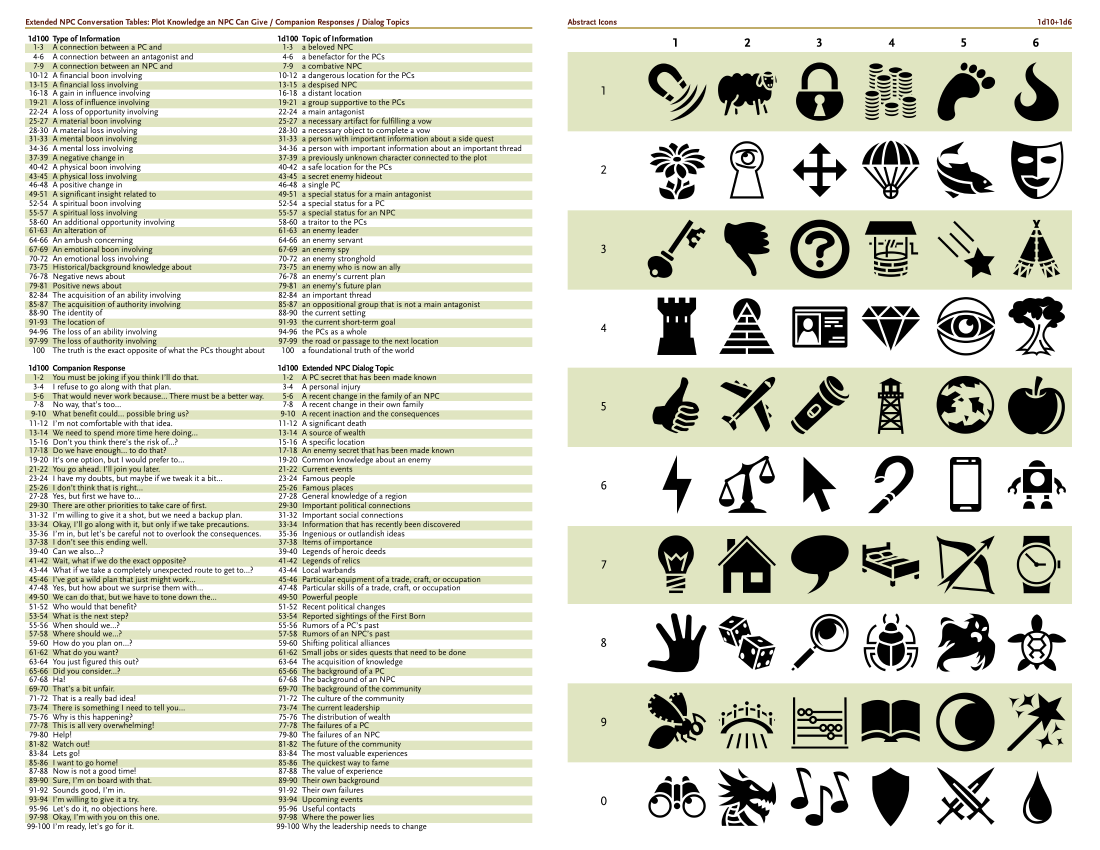
#> input picture reference/juice-oracle-images/juice_page-2.png, 3300 x 2550 px, found by its file name (shown at 1/3 size)
$ python slice_abstract_icons.py
#> lines starting #> are read from the running program, lines starting #| are printed output that depends on the picture
#!/usr/bin/env python3
"""
Slice the abstract icons grid from juice_page-2.png into individual ROW_COL.png tiles.

The grid has 10 rows (labeled 1-9, then 0) and 6 columns (labeled 1-6).
Row labels use 1-9 for first 9 rows, then 0 for the 10th row.
"""

from PIL import Image, ImageOps
from pathlib import Path
import argparse


# [94 lines left out: functions find_content_bbox, center_content, not called in this run]


def slice_grid(
    image_path: str,
    out_dir: str,
    rows: int = 10,
    cols: int = 6,
    crop_box: tuple = None,
    preview: bool = False,
    padding: tuple = (0, 0, 0, 0),
    square: bool = False,
    auto_center: bool = False,
    output_size: int = 200,
):
    """
    Slices an image into a rows×cols grid and saves tiles as ROW_COL.png.

    image_path  : path to the source PNG
    out_dir     : directory where tiles are written
    rows, cols  : how many rows/columns the grid has
    crop_box    : (left, top, right, bottom) to crop before slicing, or None for whole image
    preview     : if True, just show the crop area without saving tiles
    padding     : (left, top, right, bottom) pixels to trim from each tile's edges
    square      : if True, crop tiles to square (centered)
    auto_center : if True, detect icon content and center it automatically
    output_size : size of output square when auto_center is True
    """
#> called with out_dir = 'assets/images/abstract_icons', rows = 10, cols = 6, preview = False, padding = (0, 0, 0, 0), square = False, auto_center = False, output_size = 200
    img = Image.open(image_path)
#> img is the input picture: PIL image 3300x2550 RGB; mean R, G, B 216.3, 218, 204.6
    print(f"Original image size: {img.size}")
#| Original image size: (3300, 2550)

    # Crop to grid area if specified
    if crop_box:
        grid = img.crop(crop_box)
        print(f"Cropped to: {crop_box} -> size {grid.size}")
    else:
        grid = img

    if preview:
        preview_path = Path(out_dir) / "_preview_crop.png"
        preview_path.parent.mkdir(parents=True, exist_ok=True)
        grid.save(preview_path)
        print(f"Preview saved to: {preview_path}")
        return

    gw, gh = grid.size
#> gw = 3300; gh = 2550
    out_path = Path(out_dir)
    out_path.mkdir(parents=True, exist_ok=True)

    # Row labels: 1, 2, 3, 4, 5, 6, 7, 8, 9, 0
    row_labels = [1, 2, 3, 4, 5, 6, 7, 8, 9, 0]

    for r in range(rows):
        for c in range(cols):
            # Proportional rounding so all pixels are used
            left = round(c * gw / cols)
            right = round((c + 1) * gw / cols)
            upper = round(r * gh / rows)
            lower = round((r + 1) * gh / rows)

            tile = grid.crop((left, upper, right, lower))

            # Apply inner padding (trim edges of each tile)
            tw, th = tile.size
            pad_left, pad_top, pad_right, pad_bottom = padding
            if any(padding):
                tile = tile.crop((
                    pad_left,
                    pad_top,
                    tw - pad_right,
                    th - pad_bottom
                ))

            # Make square if requested (center crop)
            if square and not auto_center:
                tw, th = tile.size
                if tw != th:
                    size = min(tw, th)
                    left_offset = (tw - size) // 2
                    top_offset = (th - size) // 2
                    tile = tile.crop((
                        left_offset,
                        top_offset,
                        left_offset + size,
                        top_offset + size
                    ))

            # Auto-center: detect the icon and center it in a uniform square
            if auto_center:
                tile = center_content(tile, output_size)

            # Use the actual row label (1-9, then 0)
            row_label = row_labels[r]
            col_label = c + 1  # Columns are 1-indexed

            filename = f"{row_label}_{col_label}.png"
            tile.save(out_path / filename)
            print(f"Saved: {filename} ({tile.size[0]}x{tile.size[1]})")
#> this loop made 10 passes
#> pass 1, in slice_grid, `tile.save(out_path / filename)`:
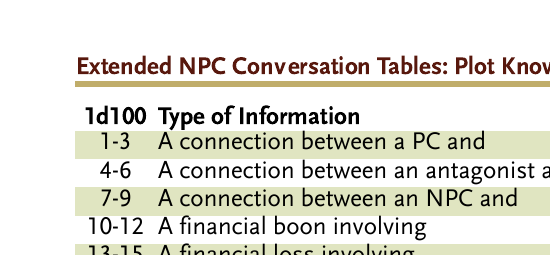
#> saved as 1_1.png: PIL image 550x255 RGB; mean R, G, B 227.8, 227, 218.1
#> pass 1, in slice_grid, `tile.save(out_path / filename)`:
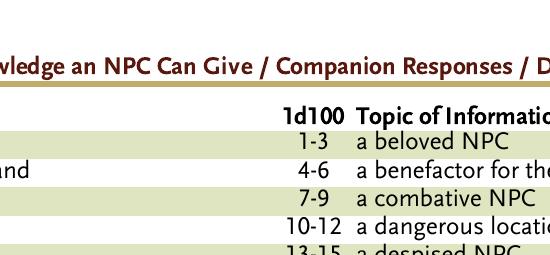
#> saved as 1_2.png: PIL image 550x255 RGB; mean R, G, B 230.3, 229.5, 218.7
#> pass 1, in slice_grid, `tile.save(out_path / filename)`:
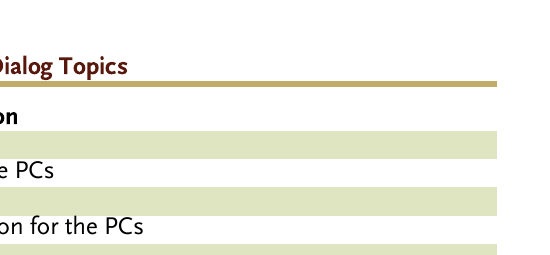
#> saved as 1_3.png: PIL image 550x255 RGB; mean R, G, B 243.4, 243.8, 233.7
#> pass 1, in slice_grid, `tile.save(out_path / filename)`:
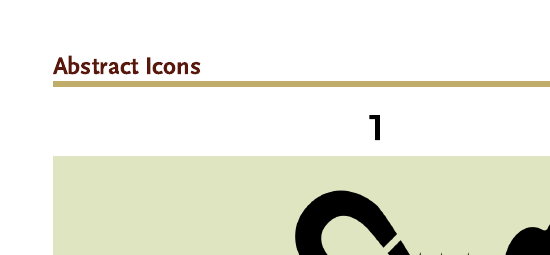
#> saved as 1_4.png: PIL image 550x255 RGB; mean R, G, B 234.2, 234.9, 221.9
#> after the loop:
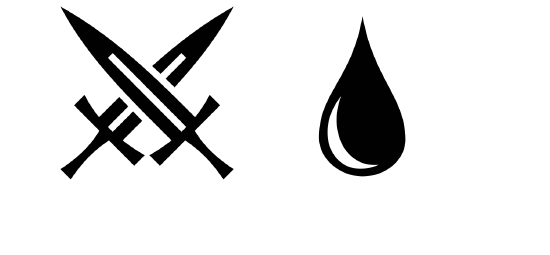
#> tile: PIL image 550x255 RGB; min 0, max 255, mean 225.5

    print(f"\nDone! {rows * cols} tiles saved to {out_dir}")


def main():
    parser = argparse.ArgumentParser(
        description="Slice the abstract icons grid into ROW_COL.png tiles."
    )
    parser.add_argument(
        "image",
        nargs="?",
        default="reference/juice-oracle-images/juice_page-2.png",
        help="Path to the table image (default: reference/juice-oracle-images/juice_page-2.png)",
    )
    parser.add_argument(
        "-o",
        "--out-dir",
        default="assets/images/abstract_icons",
        help="Output directory (default: assets/images/abstract_icons)",
    )
    parser.add_argument(
        "--rows", type=int, default=10, help="Number of rows of icons (default: 10)"
    )
    parser.add_argument(
        "--cols", type=int, default=6, help="Number of columns of icons (default: 6)"
    )
    parser.add_argument(
        "--crop",
        type=str,
        default=None,
        help="Crop box as 'left,top,right,bottom' (e.g., '100,50,800,1200')",
    )
    parser.add_argument(
        "--preview",
        action="store_true",
        help="Preview the crop area without saving tiles",
    )
    parser.add_argument(
        "--padding",
        type=str,
        default="0,0,0,0",
        help="Pixels to trim from each tile as 'left,top,right,bottom' (e.g., '5,10,5,10')",
    )
    parser.add_argument(
        "--square",
        action="store_true",
        help="Crop each tile to a centered square",
    )
    parser.add_argument(
        "--auto-center",
        action="store_true",
        help="Automatically detect and center the icon content in each tile",
    )
    parser.add_argument(
        "--output-size",
        type=int,
        default=200,
        help="Size of output square when using --auto-center (default: 200)",
    )
    args = parser.parse_args()

    # Parse crop box if provided
    crop_box = None
    if args.crop:
        try:
            crop_box = tuple(int(x.strip()) for x in args.crop.split(","))
            if len(crop_box) != 4:
                raise ValueError("Crop box must have exactly 4 values")
        except ValueError as e:
            parser.error(f"Invalid crop box format: {e}")

    # Parse padding
    try:
        padding = tuple(int(x.strip()) for x in args.padding.split(","))
        if len(padding) != 4:
            raise ValueError("Padding must have exactly 4 values")
    except ValueError as e:
        parser.error(f"Invalid padding format: {e}")

    slice_grid(
        image_path=args.image,
        out_dir=args.out_dir,
        rows=args.rows,
        cols=args.cols,
        crop_box=crop_box,
        preview=args.preview,
        padding=padding,
        square=args.square,
        auto_center=args.auto_center,
        output_size=args.output_size,
    )


if __name__ == "__main__":
    main()

$ run again, with reference/juice-oracle-images/juice_page-1.png copied over reference/juice-oracle-images/juice_page-2.png
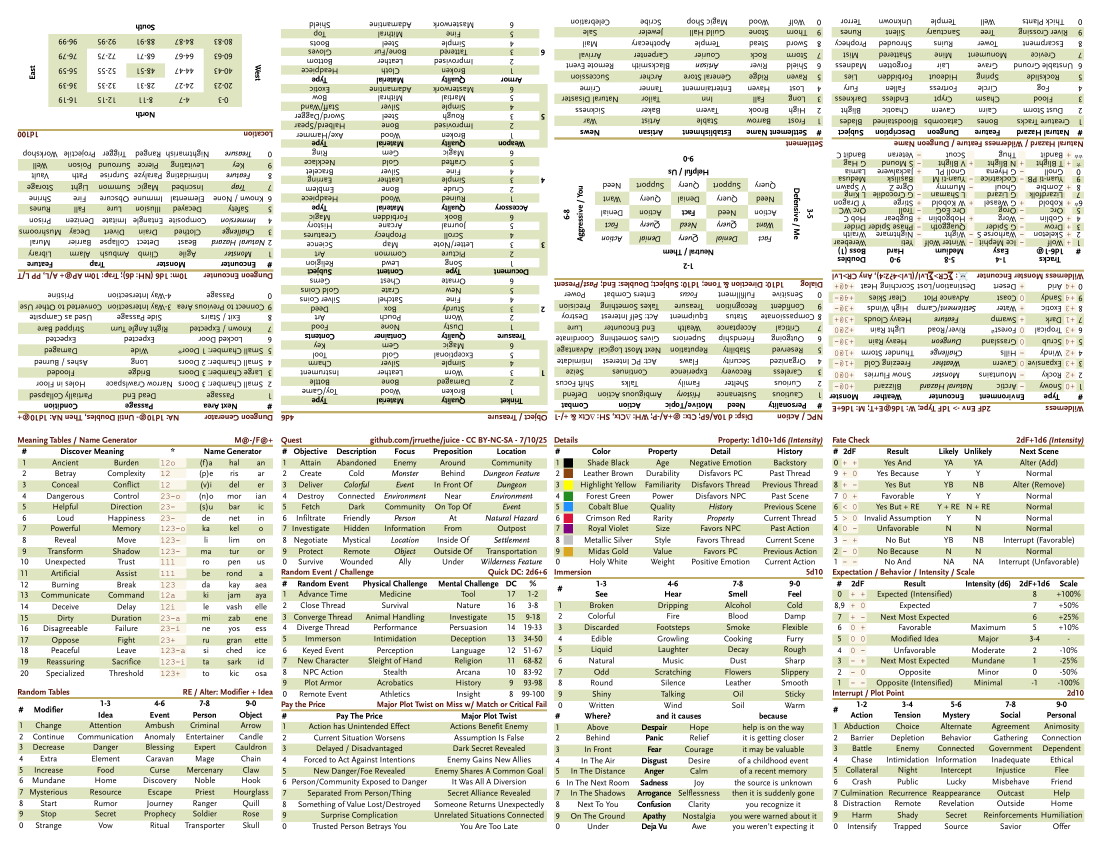
#> input picture reference/juice-oracle-images/juice_page-1.png, 3300 x 2550 px, found by its file name (shown at 1/3 size)
#> in slice_grid, img is the input picture: PIL image 3300x2550 RGB; mean R, G, B 227.5, 228.3, 215.4
#| Original image size: (3300, 2550)
#> the loop in slice_grid, `for r in range(rows):` made 10 passes
#> pass 1, in slice_grid, `tile.save(out_path / filename)`:
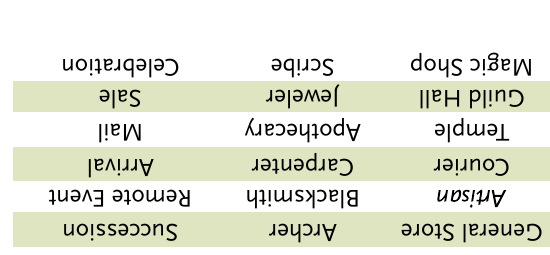
#> saved as 1_4.png: PIL image 550x255 RGB; mean R, G, B 229.9, 231.7, 218.8
#> after the loop in slice_grid, `for r in range(rows):`:
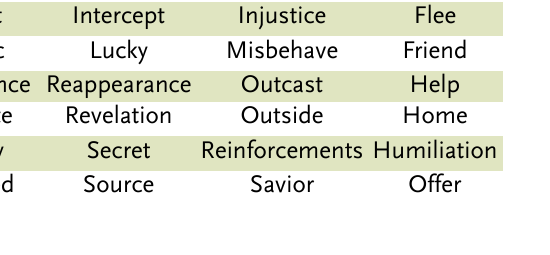
#> tile: PIL image 550x255 RGB; mean R, G, B 231.4, 233, 221.1
